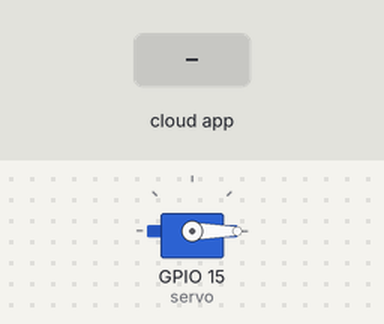
Recording of a sketch running on a simulated ESP8266 (NodeMCU). Parts: servo. Inputs (shaded band) come from the test bench. WiFi joins after 1.5 s; servers stay silent unless stated; the Firebase database answers and starts empty; what the sketch prints to the serial monitor is not drawn.

Above: at 4.7 s.
4.8 s: the phone or cloud app sets Entrada1 to 1
At 5.1 s:
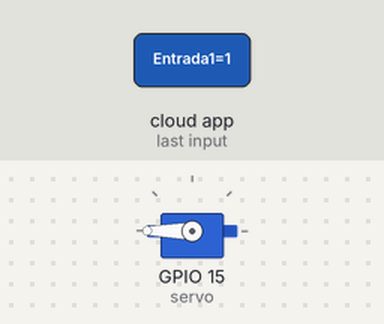
Timing chart, 0 to 15.3 s (numbered marks = the images above; inputs shaded):
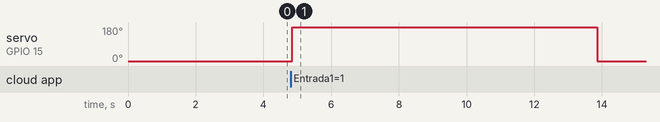

Measured:
- after the input at 4.8 s, servo on GPIO 15 (servo): 0° → 180° after 0.05 s, → 0° 9.0 s later

The sketch:

parkingLot.ino
```cpp
#include <ESP8266WiFi.h>
#include <ESP8266HTTPClient.h>
#include "FirebaseESP8266.h"
#include <ArduinoJson.h>

#include <Servo.h>


// Host servidor
#define FIREBASE_HOST "https://luminipark-d68e0-default-rtdb.firebaseio.com"
#define FIREBASE_AUTH "otJojjEotz31T8Sx7R2wfYDqCUoYMtQcaidjiWzM"
#define WIFI_SSID "MEGACABLE-2.4G-DFA6"
#define WIFI_PASSWORD "NYFY4B8JRw"

WiFiClient client;
Servo servo;
String firestatus="";
FirebaseData firebaseData;

void setup() {

  Serial.begin(9600);
  WiFi.begin (WIFI_SSID, WIFI_PASSWORD);

  while (WiFi.status() != WL_CONNECTED) {
    delay(500);
    Serial.print(".");
  }

  Serial.println ("");
  Serial.println ("Se conectó al wifi!");
  Serial.println(WiFi.localIP());

  Firebase.begin(FIREBASE_HOST, FIREBASE_AUTH);
  Firebase.reconnectWiFi(true);


  servo.attach(15); //D1
  servo.write(0);
  delay(2000);

}

void loop() {

  Firebase.getBool(firebaseData,"/Estacionamiento/Angelopolis/Entrada1");
  bool value=firebaseData.boolData();
  if(value==true){
    servo.write(180);
    delay(9000);
    servo.write(0);
    Firebase.setBool(firebaseData,"/Estacionamiento/Angelopolis/Entrada1",false);
  }
  Serial.println (value);

}
```
